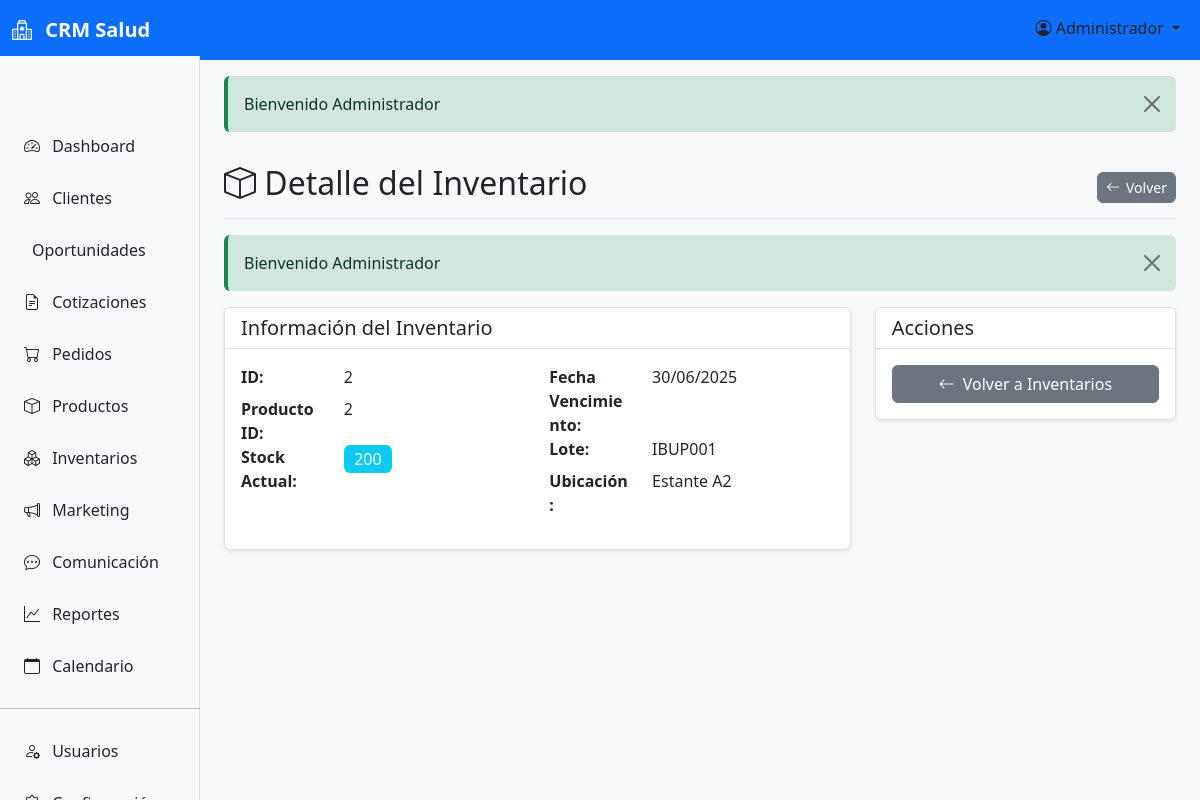
The page /inventarios/show/2 (signed in) on the database its author committed.
### tables this page shows
CREATE TABLE `inventarios` (
  `id` int(11) NOT NULL AUTO_INCREMENT,
  `producto_id` int(11) NOT NULL,
  `lote` varchar(50) NOT NULL,
  `fecha_vencimiento` date NULL,
  `stock_actual` int(11) NOT NULL DEFAULT 0,
  `costo_unitario` decimal(10,2) DEFAULT 0.00,
  `ubicacion` varchar(100) NULL,
  `created_at` timestamp NOT NULL DEFAULT current_timestamp(),
  `updated_at` timestamp NOT NULL DEFAULT current_timestamp() ON UPDATE current_timestamp(),
  PRIMARY KEY (`id`),
  UNIQUE KEY `producto_lote` (`producto_id`, `lote`),
  CONSTRAINT `fk_inventario_producto` FOREIGN KEY (`producto_id`) REFERENCES `productos` (`id`) ON DELETE CASCADE
);

### controllers/InventariosController.php (called while the page is built, shortened)
<?php
require_once 'core/BaseController.php';
class InventariosController extends BaseController {
    private $inventarioModel;
    public function __construct() {
        $this->inventarioModel = new Inventario();
    }
    public function show($id) {
        $inventario = $this->inventarioModel->find($id);
        $this->view('inventarios/view', [
            'title' => 'Detalle del Inventario',
            'inventario' => $inventario,
            'flashMessages' => $this->getFlashMessages()
        ]);
    }
}
?>

### core/Router.php (called while the page is built, shortened)
<?php
class Router {
    private $action = 'index';
    private $params = [];
    private function parseUrl() {
        $url = $_SERVER['REQUEST_URI'] ?? '/';
        $basePath = parse_url(BASE_URL, PHP_URL_PATH);
        if ($basePath && strpos($url, $basePath) === 0) {
            $url = substr($url, strlen($basePath));
        }
        $url = strtok($url, '?');
        $url = trim($url, '/');
        if (!empty($url)) {
            $urlParts = explode('/', $url);
            if (isset($urlParts[1])) {
                $this->action = $urlParts[1];
            }
            $this->params = array_slice($urlParts, 2);
        }
    }
    public function dispatch() {
        $controllerInstance = new $this->controller();
        call_user_func_array([$controllerInstance, $this->action], $this->params);
    }
}
?>

### index.php (called while the page is built, shortened)
<?php
require_once 'config/database.php';
$router = new Router();
$router->dispatch();
?>

### config/database.php (called while the page is built, shortened)
<?php
class Database {
    private static $instance = null;
    private $connection;
    private function __construct() {
        try {
            $dsn = "mysql:host=" . DB_HOST . ";dbname=" . DB_NAME . ";charset=" . DB_CHARSET;
            $this->connection = new PDO($dsn, DB_USER, DB_PASS, [
                PDO::ATTR_ERRMODE => PDO::ERRMODE_EXCEPTION,
                PDO::ATTR_DEFAULT_FETCH_MODE => PDO::FETCH_ASSOC,
                PDO::ATTR_EMULATE_PREPARES => false
            ]);
        } catch (PDOException $e) {
            error_log("Error de conexión a la base de datos: " . $e->getMessage());
            $this->connection = null;
        }
    }
    public static function getInstance() {
        if (self::$instance === null) {
            self::$instance = new self();
        }
        return self::$instance;
    }
    public function query($sql, $params = []) {
        try {
            $stmt = $this->connection->prepare($sql);
            $stmt->execute($params);
            return $stmt;
        } catch (PDOException $e) {
            error_log("Error en consulta: " . $e->getMessage());
            throw $e;
        }
    }
    public function fetchOne($sql, $params = []) {
        $stmt = $this->query($sql, $params);
        return $stmt->fetch();
    }
}
?>

### core/BaseModel.php (called while the page is built, shortened)
<?php
class BaseModel {
    protected $db;
    protected $table;
    public function __construct() {
        $this->db = Database::getInstance();
    }
    public function find($id) {
        $sql = "SELECT * FROM {$this->table} WHERE id = :id";
        return $this->db->fetchOne($sql, ['id' => $id]);
    }
}
?>

### views/inventarios/view.php (the view)
<div class="d-flex justify-content-between flex-wrap flex-md-nowrap align-items-center pt-3 pb-2 mb-3 border-bottom">
    <h1 class="h2">
        <i class="bi bi-box"></i> <?php echo $title; ?>
    </h1>
    <div class="btn-toolbar mb-2 mb-md-0">
        <a href="<?php echo $baseUrl; ?>inventarios" class="btn btn-sm btn-secondary">
            <i class="bi bi-arrow-left"></i> Volver
        </a>
    </div>
</div>
<?php if (!empty($flashMessages)): ?>
    <?php foreach ($flashMessages as $flash): ?>
        <div class="alert alert-<?php echo $flash['type']; ?> alert-dismissible fade show" role="alert">
            <?php echo htmlspecialchars($flash['message']); ?>
            <button type="button" class="btn-close" data-bs-dismiss="alert"></button>
        </div>
    <?php endforeach; ?>
<?php endif; ?>
<div class="row">
    <div class="col-md-8">
        <div class="card">
            <div class="card-header">
                <h5 class="mb-0">Información del Inventario</h5>
            </div>
            <div class="card-body">
                <div class="row">
                    <div class="col-md-6">
                        <dl class="row">
                            <dt class="col-sm-4">ID:</dt>
                            <dd class="col-sm-8"><?php echo htmlspecialchars($inventario['id'] ?? ''); ?></dd>
                            <dt class="col-sm-4">Producto ID:</dt>
                            <dd class="col-sm-8"><?php echo htmlspecialchars($inventario['producto_id'] ?? ''); ?></dd>
                            <dt class="col-sm-4">Stock Actual:</dt>
                            <dd class="col-sm-8">
                                <span class="badge bg-info fs-6">
                                    <?php echo $inventario['stock_actual'] ?? 0; ?>
                                </span>
                            </dd>
                        </dl>
                    </div>
                    <div class="col-md-6">
                        <dl class="row">
                            <dt class="col-sm-4">Fecha Vencimiento:</dt>
                            <dd class="col-sm-8">
                                <?php if (!empty($inventario['fecha_vencimiento'])): ?>
                                    <?php echo date('d/m/Y', strtotime($inventario['fecha_vencimiento'])); ?>
                                <?php else: ?>
                                    <span class="text-muted">N/A</span>
                                <?php endif; ?>
                            </dd>
                            <dt class="col-sm-4">Lote:</dt>
                            <dd class="col-sm-8"><?php echo htmlspecialchars($inventario['lote'] ?? 'N/A'); ?></dd>
                            <dt class="col-sm-4">Ubicación:</dt>
                            <dd class="col-sm-8"><?php echo htmlspecialchars($inventario['ubicacion'] ?? 'N/A'); ?></dd>
                        </dl>
                    </div>
                </div>
            </div>
        </div>
    </div>
    <div class="col-md-4">
        <div class="card">
            <div class="card-header">
                <h5 class="mb-0">Acciones</h5>
            </div>
            <div class="card-body">
                <div class="d-grid gap-2">
                    <a href="<?php echo $baseUrl; ?>inventarios" class="btn btn-secondary">
                        <i class="bi bi-arrow-left"></i> Volver a Inventarios
                    </a>
                </div>
            </div>
        </div>
    </div>
</div>

### assets/css/style.css (style rules this page uses)
:root { --primary-color: #0d6efd; --secondary-color: #6c757d; --success-color: #198754; --info-color: #0dcaf0; --warning-color: #ffc107; --danger-color: #dc3545; --light-color: #f8f9fa; --dark-color: #212529; --sidebar-width: 250px; --header-height: 56px; --border-radius: 0.375rem; --box-shadow: 0 0.125rem 0.25rem rgba(0, 0, 0, 0.075); --box-shadow-lg: 0 0.5rem 1rem rgba(0, 0, 0, 0.15); }
body { font-family: 'Segoe UI', Tahoma, Geneva, Verdana, sans-serif; background-color: #f8f9fa; }
.card { border: 1px solid rgba(0, 0, 0, 0.125); border-radius: var(--border-radius); box-shadow: var(--box-shadow); transition: box-shadow 0.15s ease-in-out; }
.card-header { background-color: white; border-bottom: 1px solid rgba(0, 0, 0, 0.125); font-weight: 600; }
.btn { border-radius: var(--border-radius); font-weight: 500; transition: all 0.15s ease-in-out; }
.btn i { margin-right: 0.25rem; }
.btn-sm i { margin-right: 0.125rem; }
.alert { border: none; border-radius: var(--border-radius); border-left: 0.25rem solid; }
.alert-success { border-left-color: var(--success-color); }
.badge { font-weight: 500; }

### views/layout/header.php (style rules this page uses)
:root { --bs-primary: #0d6efd; --bs-secondary: #6c757d; --bs-success: #198754; --bs-info: #0dcaf0; --bs-warning: #ffc107; --bs-danger: #dc3545; --bs-light: #f8f9fa; --bs-dark: #212529; }
.card { box-shadow: 0 0.125rem 0.25rem rgba(0, 0, 0, 0.075); border: 1px solid rgba(0, 0, 0, 0.125); }

### rows shown on the page
inventarios: id "2", producto "2", stock_actual "200", fecha_vencimiento "30/06/2025", lote "IBUP001", ubicacion "Estante A2"

### other values the page prints
$currentUser['nombre'] "Administrador"
$flash['message'] "Bienvenido Administrador"
$title "Detalle del Inventario"
